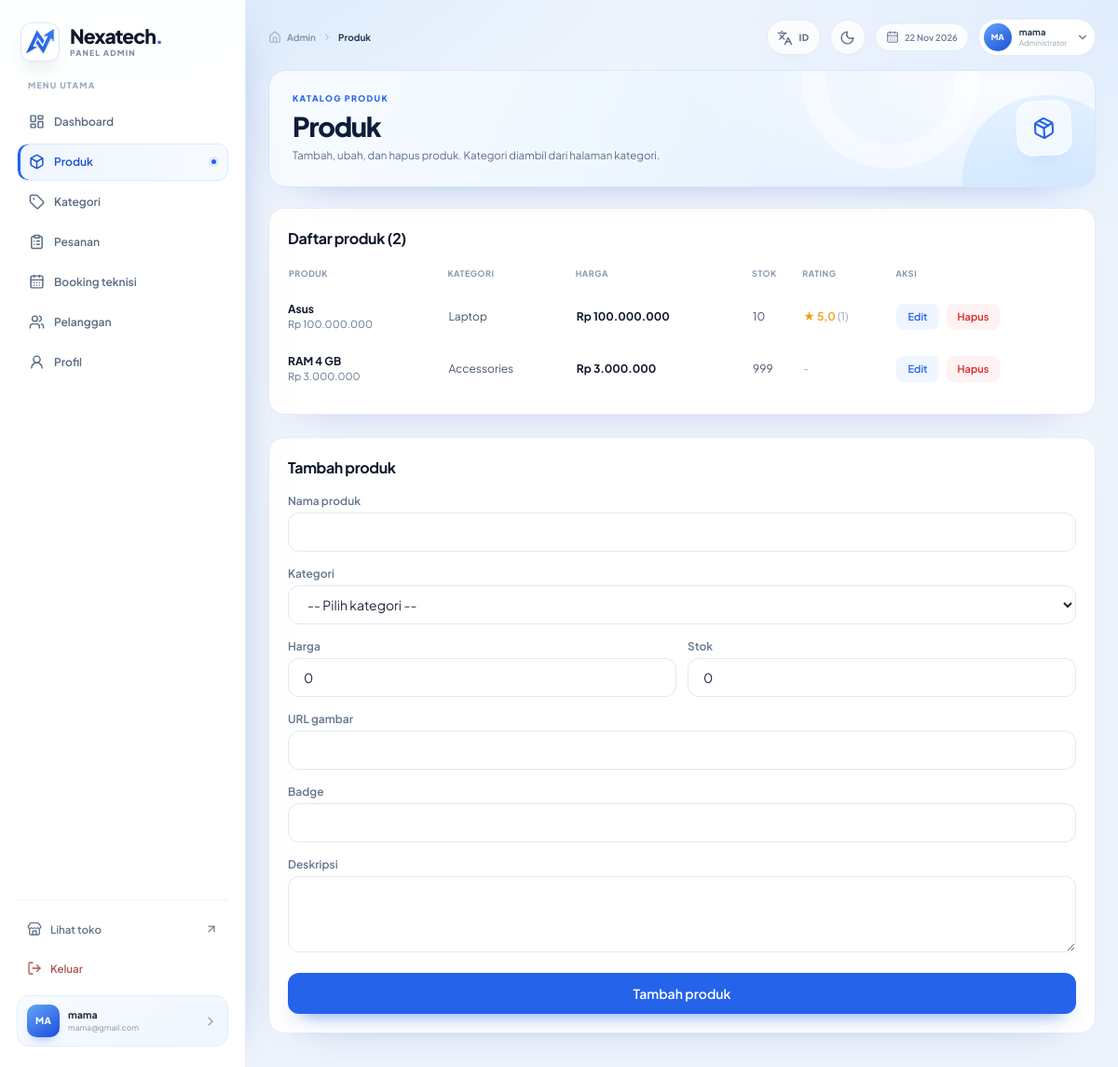
/views/admin/products.php (signed in), run on the app's committed database.
### tables this page shows
CREATE TABLE `products` (
  `product_id` int NOT NULL AUTO_INCREMENT,
  `category_id` int NOT NULL,
  `brand_id` int DEFAULT NULL,
  `product_name` varchar(150) NOT NULL,
  `price` int NOT NULL DEFAULT '0',
  `stock` int DEFAULT '0',
  `description` text,
  `url` text,
  `badge` varchar(50) NOT NULL,
  PRIMARY KEY (`product_id`),
  KEY `fk_products_categories` (`category_id`),
  KEY `idx_products_brand` (`brand_id`),
  CONSTRAINT `fk_products_categories` FOREIGN KEY (`category_id`) REFERENCES `categories` (`category_id`) ON DELETE RESTRICT ON UPDATE CASCADE
);

CREATE TABLE `categories` (
  `category_id` int NOT NULL AUTO_INCREMENT,
  `category_name` varchar(100) NOT NULL,
  `cat_description` text,
  `image` text,
  PRIMARY KEY (`category_id`) USING BTREE
);

### repositories/products.php (called while the page is built, shortened)
<?php
function get_products($conn) {
    $sql = "SELECT products.*, categories.category_name, categories.image, categories.cat_description,
                   brands.brand_name, brands.brand_slug
            FROM products
            LEFT JOIN categories ON products.category_id = categories.category_id
            LEFT JOIN brands ON products.brand_id = brands.brand_id
            ORDER BY products.product_id ASC";
    $result = mysqli_query($conn, $sql);
    $data = [];
    while ($row = mysqli_fetch_assoc($result)) {
        $data[] = $row;
    }
    return $data;
}

### repositories/ratings.php (called while the page is built, shortened)
<?php
function get_all_ratings($conn) {
    $query = mysqli_query($conn, "SELECT product_id, ROUND(AVG(rating), 1) AS rata_rata, COUNT(*) AS jumlah FROM product_ratings GROUP BY product_id");
    $data = [];
    while ($row = mysqli_fetch_assoc($query)) {
        $data[(int)$row["product_id"]] = $row;
    }
    return $data;
}

### views/admin/products.php (the view, shortened to what this page needs)
<?php
require_once __DIR__ . "/../../config/database.php";
require_once __DIR__ . "/../../repositories/products.php";
require_once __DIR__ . "/../../repositories/categories.php";
require_once __DIR__ . "/../../repositories/ratings.php";
require_once __DIR__ . "/../../components/admin/layout_admin.php";
$products = get_products($conn);
$rating_produk = get_all_ratings($conn);
$edit = null;
?>
<div class="grid grid-cols-1 xl:grid-cols-12 gap-6 items-start">
    <div class="xl:col-span-8 bg-white rounded-2xl border border-slate-100 p-5">
        <h2 class="font-bold text-slate-900 mb-4">Daftar produk (<?php echo count($products); ?>)</h2>
        <div class="overflow-x-auto">
            <table class="w-full text-xs">
                <thead>
                    <tr class="text-left text-slate-500 border-b border-slate-100">
                        <th class="py-2 font-medium">Produk</th>
                        <th class="py-2 font-medium">Kategori</th>
                        <th class="py-2 font-medium">Harga</th>
                        <th class="py-2 font-medium">Stok</th>
                        <th class="py-2 font-medium">Rating</th>
                        <th class="py-2 font-medium">Aksi</th>
                    </tr>
                </thead>
                <tbody>
                    <?php foreach ($products as $p) { ?>
                        <tr class="border-b border-slate-50 last:border-0">
                            <td class="py-3">
                                <p class="font-bold text-slate-900"><?php echo htmlspecialchars($p["product_name"]); ?></p>
                                <p class="text-[11px] text-slate-500">Rp <?php echo number_format($p["price"], 0, ",", "."); ?></p>
                            </td>
                            <td class="py-3 text-slate-600"><?php echo htmlspecialchars($p["category_name"] ?? "-"); ?></td>
                            <td class="py-3 font-bold text-slate-900">Rp <?php echo number_format($p["price"], 0, ",", "."); ?></td>
                            <td class="py-3 text-slate-600"><?php echo (int)$p["stock"]; ?></td>
                            <td class="py-3">
                                <?php
                                $r = $rating_produk[$p["product_id"]] ?? null;
                                if ($r) {
                                    echo '<span class="text-amber-500 font-semibold">&#9733; ' . number_format((float)$r["rata_rata"], 1, ",", ".") . '</span>';
                                    echo '<span class="text-slate-400"> (' . (int)$r["jumlah"] . ')</span>';
                                } else {
                                    echo '<span class="text-slate-400">-</span>';
                                }
                                ?>
                            </td>
                            <td class="py-3">
                                <div class="flex gap-2">
                                    <a href="products.php?edit=<?php echo $p["product_id"]; ?>" class="bg-brand-50 text-brand-600 text-[11px] font-semibold px-3 py-1.5 rounded-lg">Edit</a>
                                    <a href="/PWL-SAS/actions/delete_product.php?id=<?php echo $p["product_id"]; ?>" onclick="return confirm('Hapus produk ini?')" class="bg-red-50 text-red-600 text-[11px] font-semibold px-3 py-1.5 rounded-lg">Hapus</a>
                                </div>
                            </td>
                        </tr>
                    <?php } ?>
                </tbody>
            </table>
        </div>
    </div>
    <form action="/PWL-SAS/actions/save_product.php" method="POST" class="xl:col-span-4 bg-white rounded-2xl border border-slate-100 p-5 space-y-4">
        <h2 class="font-bold text-slate-900"><?php echo $edit ? "Edit produk" : "Tambah produk"; ?></h2>
        <div>
            <label class="block text-xs text-slate-500 mb-1">Nama produk</label>
            <input type="text" name="product_name" required value="<?php echo htmlspecialchars($edit["product_name"] ?? ""); ?>"
                   class="w-full border border-slate-200 rounded-xl px-4 py-2.5 text-sm focus:outline-none focus:border-brand-500">
        </div>
        <div>
            <label class="block text-xs text-slate-500 mb-1">Kategori</label>
            <select name="category_id" required class="w-full border border-slate-200 rounded-xl px-4 py-2.5 text-sm focus:outline-none focus:border-brand-500">
                <option value="">-- Pilih kategori --</option>
            </select>
        </div>
        <div class="grid grid-cols-2 gap-3">
            <div>
                <label class="block text-xs text-slate-500 mb-1">Harga</label>
                <input type="number" name="price" min="0" value="<?php echo htmlspecialchars($edit["price"] ?? "0"); ?>"
                       class="w-full border border-slate-200 rounded-xl px-4 py-2.5 text-sm focus:outline-none focus:border-brand-500">
            </div>
            <div>
                <label class="block text-xs text-slate-500 mb-1">Stok</label>
                <input type="number" name="stock" min="0" value="<?php echo htmlspecialchars($edit["stock"] ?? "0"); ?>"
                       class="w-full border border-slate-200 rounded-xl px-4 py-2.5 text-sm focus:outline-none focus:border-brand-500">
            </div>
        </div>
        <div>
            <label class="block text-xs text-slate-500 mb-1">URL gambar</label>
            <input type="text" name="url" value="<?php echo htmlspecialchars($edit["url"] ?? ""); ?>"
                   class="w-full border border-slate-200 rounded-xl px-4 py-2.5 text-sm focus:outline-none focus:border-brand-500">
        </div>
        <div>
            <label class="block text-xs text-slate-500 mb-1">Badge</label>
            <input type="text" name="badge" value="<?php echo htmlspecialchars($edit["badge"] ?? ""); ?>"
                   class="w-full border border-slate-200 rounded-xl px-4 py-2.5 text-sm focus:outline-none focus:border-brand-500">
        </div>
        <div>
            <label class="block text-xs text-slate-500 mb-1">Deskripsi</label>
            <textarea name="description" rows="3" class="w-full border border-slate-200 rounded-xl px-4 py-2.5 text-sm focus:outline-none focus:border-brand-500"><?php echo htmlspecialchars($edit["description"] ?? ""); ?></textarea>
        </div>
        <button class="w-full bg-brand-600 hover:bg-brand-700 text-white text-sm font-semibold py-3 rounded-xl">
            <?php echo $edit ? "Simpan perubahan" : "Tambah produk"; ?>
        </button>
    </form>
</div>

### assets/css/admin.css (style rules this page uses)
:root { --brand-50: #eff6ff; --brand-100: #dbeafe; --brand-200: #bfdbfe; --brand-500: #3b82f6; --brand-600: #2563eb; --brand-700: #1d4ed8; --brand-800: #1e40af; --brand-900: #1e3a8a; --navy: #0f1f3d; --muted: #64748b; --line: #e5edf7; --surface: #ffffff; --page-bg: #eef4fc; }
* { box-sizing: border-box; }
html { scroll-behavior: smooth; }
body.admin-shell { margin: 0; min-height: 100vh; color: var(--navy); background: radial-gradient(1100px 600px at 8% -10%, rgba(191, 219, 254, 0.55), transparent 60%), radial-gradient(900px 500px at 100% 2%, rgba(219, 234, 254, 0.7), transparent 56%), var(--page-bg); font-family: "Plus Jakarta Sans", ui-sans-serif, system-ui, -apple-system, sans-serif; -webkit-font-smoothing: antialiased; }
button, input, select, textarea { font: inherit; }
button, a { -webkit-tap-highlight-color: transparent; }
button { cursor: pointer; }
.admin-main .bg-white { border-color: #e4edf8 !important; box-shadow: 0 20px 46px -40px rgba(30, 64, 175, 0.48); }
.admin-main .rounded-2xl { border-radius: 17px; }
.admin-main h2.font-bold { letter-spacing: -0.025em; }
.admin-main table { border-collapse: separate; border-spacing: 0; }
.admin-main thead th { padding-top: 2px; padding-bottom: 10px !important; color: #8597ad !important; font-size: 9px !important; font-weight: 700 !important; letter-spacing: 0.055em; text-transform: uppercase; }
.admin-main tbody tr { transition: background 0.16s ease; }
.admin-main tbody tr.border-b { border-color: #eef4fb !important; }
.admin-main tbody td { padding-left: 2px; padding-right: 8px; }
.admin-main tbody td:first-child { padding-left: 0; }
.admin-main tbody td:last-child { padding-right: 0; }
.admin-main input, .admin-main select, .admin-main textarea { color: #1e293b; background-color: #fff; transition: border-color 0.18s ease, box-shadow 0.18s ease, background 0.18s ease; }
.admin-main input::placeholder, .admin-main textarea::placeholder { color: #a4b2c3; }
.admin-main label { font-weight: 600; }
.admin-main button, .admin-main a { transition: background 0.18s ease, border-color 0.18s ease, color 0.18s ease, box-shadow 0.18s ease, transform 0.18s ease; }
.admin-main .bg-brand-600, .admin-main .bg-brand-700 { color: #fff !important; box-shadow: 0 12px 22px -14px rgba(37, 99, 235, 0.85); }
.admin-main .bg-brand-50 { background-color: #eff6ff; }
.admin-main .text-brand-600 { color: var(--brand-600); }

### data on the page
products: product_name "Asus", price "100.000.000", category.category_name "Laptop", stock "10", rata_rata "5,0", jumlah "1"
products: product_name "RAM 4 GB", price "3.000.000", category.category_name "Accessories", stock "999"

### other printed values
$m[0] "Dashboard"
$m[0] "Produk"
$m[0] "Kategori"
$m[0] "Pesanan"
$m[0] "Booking teknisi"
$m[0] "Pelanggan"
$m[0] "Profil"
$inisial "MA"
$nama "mama"
$email "mama@gmail.com"
$judul "Produk"
$pageEyebrow "KATALOG PRODUK"
$desc "Tambah, ubah, dan hapus produk. Kategori diambil dari halaman kategori."
count($products) "2"
